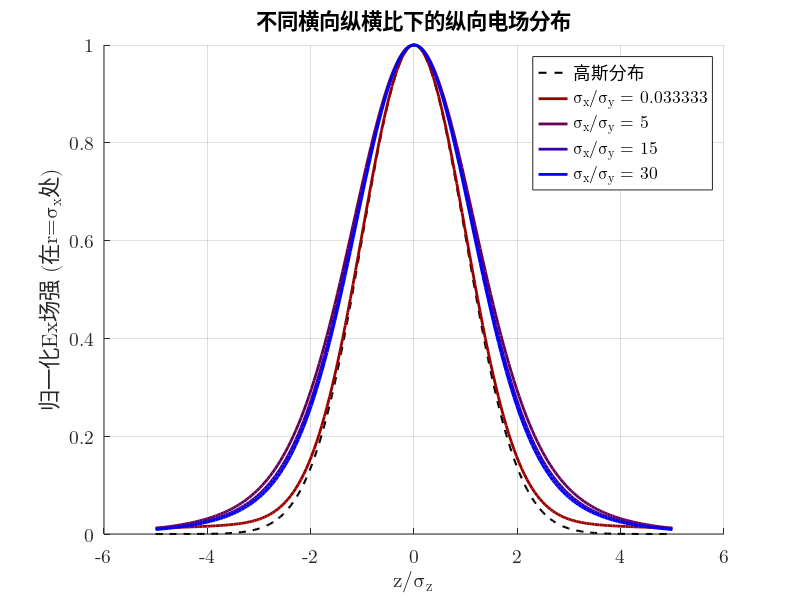

Recreate this plot in MATLAB.
% 清除工作区和关闭所有图表
clear all;
close all;

% 基本参数
N = 1e10;                     % 粒子数
e = 1.602e-19;                % 电子电荷 (C)
epsilon_0 = 8.85e-12;         % 真空介电常数 (F/m)
sigma_z = 1e-3;               % z方向标准差 (m)

% 创建z坐标范围
z_range = linspace(-5*sigma_z, 5*sigma_z, 200);

% 不同的sigmax/sigmay比值
ratio_values = [1/30, 5, 15, 30];
n_ratios = length(ratio_values);

% 预分配场强数组
Ex_values = zeros(length(z_range), n_ratios);

% 创建从红[.6,0,0]到蓝[0,0,1]的渐变颜色
colors = zeros(n_ratios, 3);
for i = 1:n_ratios
    t = (i-1)/(n_ratios-1);  % 从0到1的归一化参数
    colors(i,:) = [.6*(1-t), 0, t];  % 从[.6,0,0]渐变到[0,0,1]
end

% 积分函数 - 电势
potential_integrand = @(q, x, y, z, sigma_x, sigma_y, sigma_z) ...
    exp(-x^2/(2*sigma_x^2+q) - y^2/(2*sigma_y^2+q) - z^2/(2*sigma_z^2+q)) ./ ...
    sqrt((2*sigma_x^2+q).*(2*sigma_y^2+q).*(2*sigma_z^2+q));

% 对各种比值和z值计算场强
for ratio_idx = 1:n_ratios
    ratio = ratio_values(ratio_idx);
    sigma_x = 1e-3;              % x方向标准差 (m)
    sigma_y = sigma_x / ratio;   % y方向标准差 (m)
    
    fprintf('计算 sigma_x/sigma_y = %g 的场强\n', ratio);
    
    % 计算每个z位置的场强
    for i = 1:length(z_range)
        z = z_range(i);
        x = sigma_x;  % 在r=sigma_x处计算Ex
        y = 0;        % y=0平面
        
        % 计算电势的数值积分
        q_max = 20*max([sigma_x^2, sigma_y^2, sigma_z^2]);  % 积分上限
        q_points = 1000;
        q_values = linspace(0, q_max, q_points);
        dq = q_values(2) - q_values(1);
        
        % 数值积分计算电势
        potential_sum = 0;
        for q_idx = 1:length(q_values)
            q = q_values(q_idx);
            integrand = potential_integrand(q, x, y, z, sigma_x, sigma_y, sigma_z);
            potential_sum = potential_sum + integrand * dq;
        end
        
        % 计算电势
        potential = N * e / (4 * pi * epsilon_0 * sqrt(pi)) * potential_sum;
        
        % 计算Ex，使用中心差分近似导数
        dx = sigma_x * 0.01;
        x_plus = x + dx;
        x_minus = x - dx;
        
        % 计算x+dx处的电势
        potential_plus_sum = 0;
        for q_idx = 1:length(q_values)
            q = q_values(q_idx);
            integrand = potential_integrand(q, x_plus, y, z, sigma_x, sigma_y, sigma_z);
            potential_plus_sum = potential_plus_sum + integrand * dq;
        end
        potential_plus = N * e / (4 * pi * epsilon_0 * sqrt(pi)) * potential_plus_sum;
        
        % 计算x-dx处的电势
        potential_minus_sum = 0;
        for q_idx = 1:length(q_values)
            q = q_values(q_idx);
            integrand = potential_integrand(q, x_minus, y, z, sigma_x, sigma_y, sigma_z);
            potential_minus_sum = potential_minus_sum + integrand * dq;
        end
        potential_minus = N * e / (4 * pi * epsilon_0 * sqrt(pi)) * potential_minus_sum;
        
        % 使用中心差分计算Ex
        Ex = -(potential_plus - potential_minus) / (2 * dx);
        
        % 存储结果
        Ex_values(i, ratio_idx) = Ex;
        
        % 显示进度
        if mod(i, 20) == 0
            fprintf('已计算 %d/%d 个点\n', i, length(z_range));
        end
    end
end

% 创建高斯分布 - 归一化到每个场分布的最大值
gaussian = @(z, sigma_z) exp(-(z.^2)/(2*sigma_z^2));
gaussian_values = gaussian(z_range, sigma_z);

% 绘制结果 - 使用每个曲线自己的最大值归一化
figure('Position', [100, 100, 900, 600]);
hold on;

% 先画归一化后的高斯分布（虚线）
plot(z_range/sigma_z, gaussian_values, '--k', 'LineWidth', 1.5);

% 逐个画归一化的场强分布
for ratio_idx = 1:n_ratios
    % 找到当前比值的最大场强
    max_Ex = max(abs(Ex_values(:, ratio_idx)));
    normalized_Ex = Ex_values(:, ratio_idx) / max_Ex;
    
    % 绘制归一化场强
    plot(z_range/sigma_z, normalized_Ex, 'LineWidth', 2, 'Color', colors(ratio_idx,:));
end

hold off;
grid on;
xlabel('z/\sigma_z', 'FontName', 'Cambria Math', 'FontSize', 16);
ylabel('归一化Ex场强 (在r=\sigma_x处)', 'FontName', 'Cambria Math', 'FontSize', 16);
title('不同横向纵横比下的纵向电场分布', 'FontName', 'Cambria Math', 'FontSize', 18);

% 添加图例
legend_strs = cell(n_ratios + 1, 1);
legend_strs{1} = '高斯分布';
for ratio_idx = 1:n_ratios
    ratio = ratio_values(ratio_idx);
    legend_strs{ratio_idx + 1} = ['\sigma_x/\sigma_y = ', num2str(ratio)];
end
legend(legend_strs, 'Location', 'best', 'FontName', 'Cambria Math', 'FontSize', 12);
set(gca, 'FontName', 'Cambria Math', 'FontSize', 14);

% 保存结果
save('Ex_field_results.mat', 'z_range', 'sigma_z', 'Ex_values', 'ratio_values');
